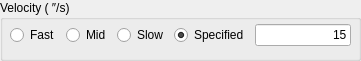
   <widget class="QGroupBox" name="groupBox_14">
    <property name="geometry">
     <rect>
      <x>10</x>
      <y>270</y>
      <width>361</width>
      <height>61</height>
     </rect>
    </property>
    <property name="title">
     <string>Velocity ( ″/s)</string>
    </property>
    <widget class="QWidget" name="layoutWidget1">
     <property name="geometry">
      <rect>
       <x>10</x>
       <y>20</y>
       <width>341</width>
       <height>31</height>
      </rect>
     </property>
     <layout class="QGridLayout" name="gridLayout_6">
      <item row="0" column="0">
       <widget class="QRadioButton" name="radioButton_c1_vel_fast">
        <property name="text">
         <string>Fast</string>
        </property>
       </widget>
      </item>
      <item row="0" column="1">
       <widget class="QRadioButton" name="radioButton_c1_vel_mid">
        <property name="text">
         <string>Mid</string>
        </property>
        <property name="checked">
         <bool>false</bool>
        </property>
       </widget>
      </item>
      <item row="0" column="2">
       <widget class="QRadioButton" name="radioButton_c1_vel_slow">
        <property name="text">
         <string>Slow</string>
        </property>
       </widget>
      </item>
      <item row="0" column="3">
       <widget class="QRadioButton" name="radioButton_c1_vel_spec">
        <property name="text">
         <string>Specified</string>
        </property>
        <property name="checked">
         <bool>true</bool>
        </property>
       </widget>
      </item>
      <item row="0" column="4">
       <widget class="QLineEdit" name="lineEdit_c1_vel_spec">
        <property name="enabled">
         <bool>true</bool>
        </property>
        <property name="cursor">
         <cursorShape>ArrowCursor</cursorShape>
        </property>
        <property name="text">
         <string>15</string>
        </property>
        <property name="alignment">
         <set>Qt::AlignRight|Qt::AlignTrailing|Qt::AlignVCenter</set>
        </property>
        <property name="readOnly">
         <bool>false</bool>
        </property>
       </widget>
      </item>
     </layout>
    </widget>
   </widget>
